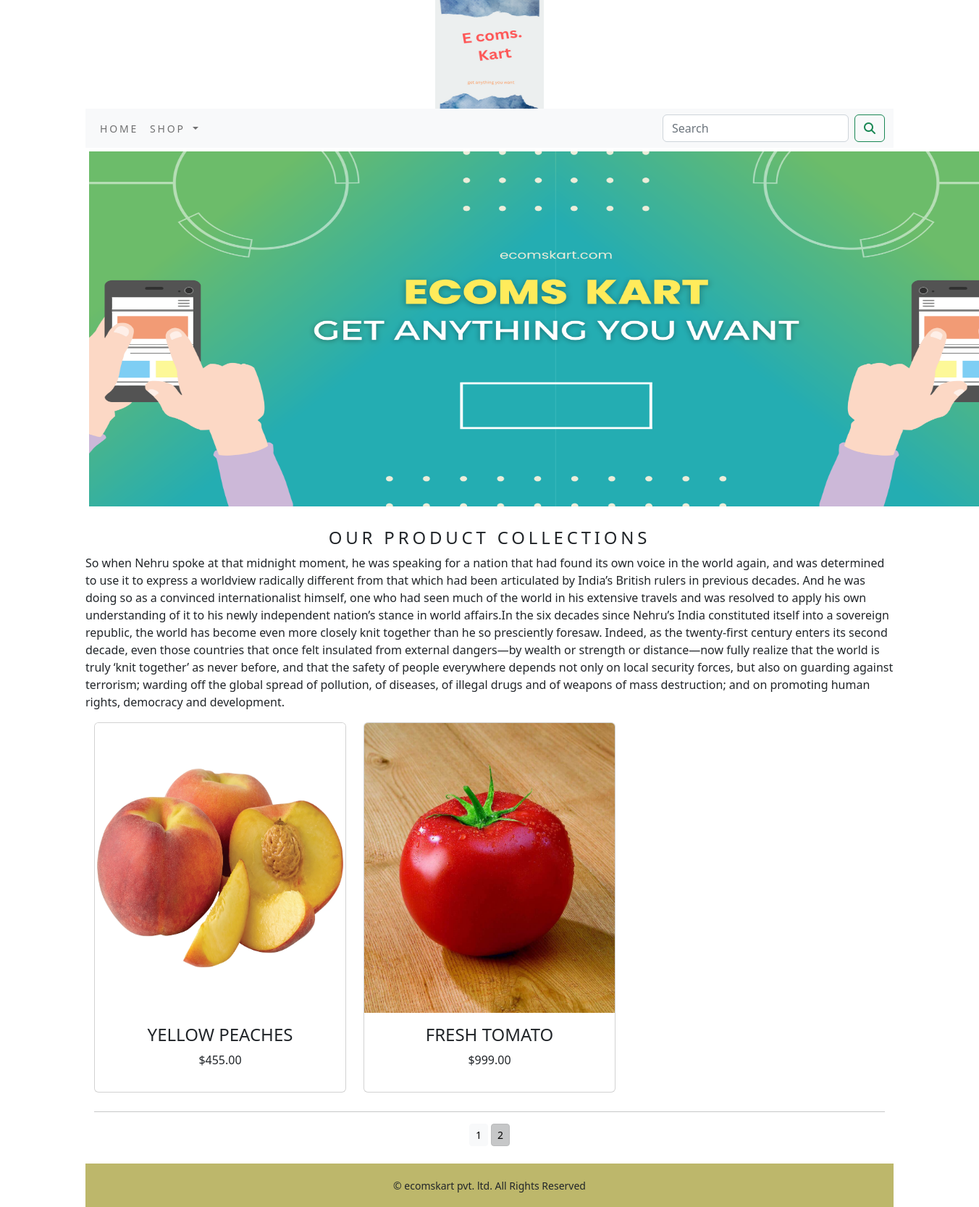
Screenshot of /shop/?page=2 with the database file from the repository.
### ecomapp/models.py (models this page shows)
class Product(models.Model):
    name=models.CharField(max_length=250,unique=True)
    slug=models.SlugField(max_length=250,unique=True)
    description=models.TextField(blank=True)
    price=models.DecimalField(max_digits=10,decimal_places=2)
    category=models.ForeignKey(Category,on_delete=models.CASCADE)
    image=models.ImageField(upload_to='products',blank=True)
    stock=models.IntegerField()
    available=models.BooleanField(default=True)
    created=models.DateTimeField(auto_now_add=True)
    updated=models.DateTimeField(auto_now=True)
    class Meta:
        ordering=('name',)
        verbose_name='product'
        verbose_name_plural='products'
    def get_url(self):
        return reverse('ecomapp:prodCatdetail',args=[self.category.slug,self.slug])

### ecomapp/views.py (the view)
# urls.py: path('',views.allProdCat,name='allProdCat'),
def allProdCat(request,c_slug=None):
    c_page=None
    products_list=None
    if c_slug != None:
        c_page=get_object_or_404(Category,slug=c_slug)
        products_list=Product.objects.all().filter(category=c_page,available=True)
    else:
        products_list=Product.objects.all().filter(available=True)
    paginator=Paginator(products_list,6)
    try:
        page=int(request.GET.get('page','1'))
    except:
        page=1
    try:
        products=paginator.page(page)
    except (EmptyPage,InvalidPage):
        products = Paginator.page(paginator.num_pages)
    return render(request,'category.html',{'category':c_page,'products':products})

### cart/context_processors.py (called while the page is built)
def counter(request):
    item_count=0
    if 'admin' in request.path:
        return {}
    else:
        try:
            cart=Cart.objects.filter(cart_id=_cart_id(request))
            cart_items=CartItem.objects.all().filter(cart=cart[:1])
            for cart_item in cart_items:
                item_count += cart_item.quantity
        except Cart.DoesNotExist:
            item_count=0
    return dict(item_count=item_count)

### cart/views.py (called while the page is built)
def _cart_id(request):
    cart=request.session.session_key
    if not cart:
        cart = request.session.create()
    return cart

### ecomapp/context_processors.py (called while the page is built)
def menu_links(request):
    links=Category.objects.all()
    return dict(links=links)

### ecomapp/models.py (called while the page is built)
    def get_url(self):
        return reverse('ecomapp:products_by_category',args=[self.slug])

### templates/category.html (shortened to what this page needs)
{% extends 'base.html' %}
{% load static %}
{% block content %}
<div class="mx_auto">
    {% if category %}
        <img class="my_image" src="{{ category.image.url}}" alt="{{category.name}}" width="1000" height="300">
</div>
<br>
<div>
    <h1 class="text-center my_title">{{category.name}}</h1>
    <p class="text-justify">{{category.description}}</p>
</div>
    {% else %}
<div>
    <img class="my_image my_image_padding" src="{% static 'img/banner.png' %}" alt="Our Products" width="1300px">
</div>
<br>
<div>
    <h1 class="text-center my_title">Our Product Collections</h1>
    <p class="test-justify">So when Nehru spoke at that midnight moment, he was speaking for a nation that had found its
        own voice in the world again, and was determined to use it to express a worldview radically
        different from that which had been articulated by India’s British rulers in previous decades. And
        he was doing so as a convinced internationalist himself, one who had seen much of the world in
        his extensive travels and was resolved to apply his own understanding of it to his newly
        independent nation’s stance in world affairs.In the six decades since Nehru’s India constituted
        itself into a sovereign republic, the world has become even more closely knit together than he so
        presciently foresaw. Indeed, as the twenty-first century enters its second decade, even those
        countries that once felt insulated from external dangers—by wealth or strength or distance—now fully
        realize that the world is truly ‘knit together’ as never before, and that the safety of people everywhere
        depends not only on local security forces, but also on guarding against terrorism; warding off the global
        spread of pollution, of diseases, of illegal drugs and of weapons of mass destruction; and on promoting human
        rights, democracy and development. </p>
</div>
    {% endif %}
<div class="container">
    <div class="row mx_auto">
        {% for product in products.object_list %}
        <div class="my_bottom_margin  col-9 col-sm-12 col-md-4 col-md-12 col-lg-4">
            <div class="card text-center" style="min-width:18rem;">
                <a href="{{product.get_url}}"> <img class="card-img-top my_image" src="{{product.image.url}}" alt="{{product.image.url}}" ></a>
                <div class="card-body">
                    <h4>{{product.name}}</h4>
                    <p>${{product.price}}</p>
                </div>
            </div>
        </div>
        {% endfor %}
    </div>
    <div class="mx_auto">
        {% if products.paginator.num_pages > 1 %}
        <hr>
        <div class="text-center">
            {% for pg in products.paginator.page_range %}
                <a href="?page={{pg}}" class="btn btn-light btn-sm {% if products.number == pg %} active {% endif %}">{{pg}}</a>
            {% endfor %}
        </div>
        {% endif %}
    </div>
    <br>
</div>
{% endblock %}

### static/css/custom.css (style rules this page uses)
body { font-family: 'Poor Story', cursive; }
.my_image { width : 450px; height : 400px; }
.my_title { font-size : 24px; text-transform : uppercase; letter-spacing : .2em; }
.my_image_padding { padding:5px; width : 1300px; height : 500px; }
.my_bottom_margin { margin-bottom:10px; }
.card-body h4 { font size: 14px; text-transform: uppercase; letter-transform: .2em; }

### rows the page displays
Product: image (picture), name "YELLOW PEACHES", price "455.00"
Product: image (picture), name "FRESH TOMATO", price "999.00"

### other values shown
{{ pg }} "1" "2"
